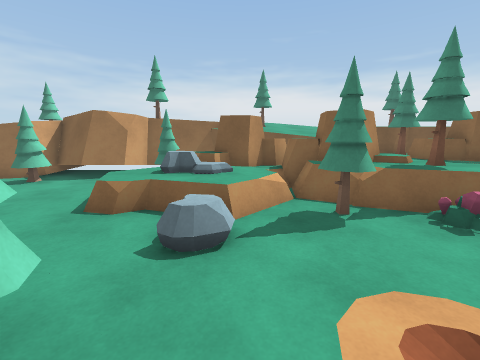
View 1 (above)

24 first-person views from a walk through a scene from a Unity 3-D project. The camera is 1.4 m above the floor, tilts 10° down and sees 90° across. The floor is counted in squares, 1 m on a side. Each view is taken from the middle of a square. On the plan, view 1 faces up. The plan holds only what a view shows up to about 13 squares ahead; the rest is blank. The place goes on beyond the plan. Some surface patterns are stand-ins.

View 2
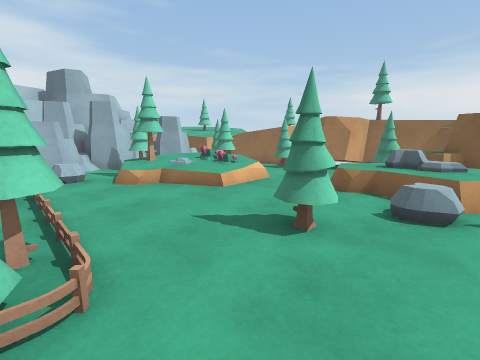

View 3
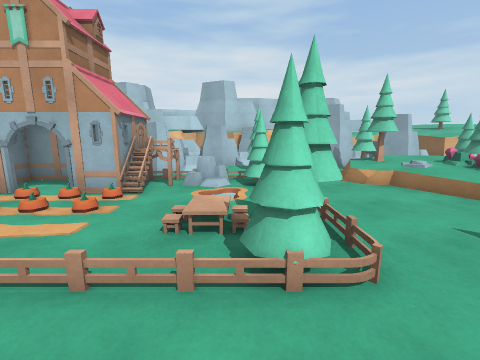

View 4
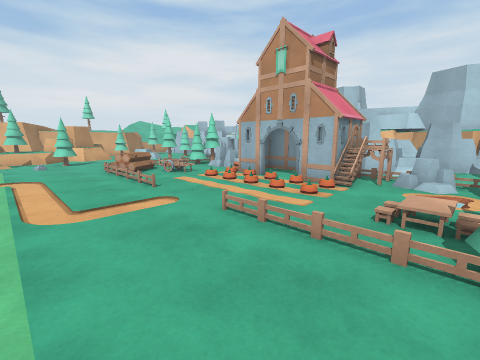

View 5
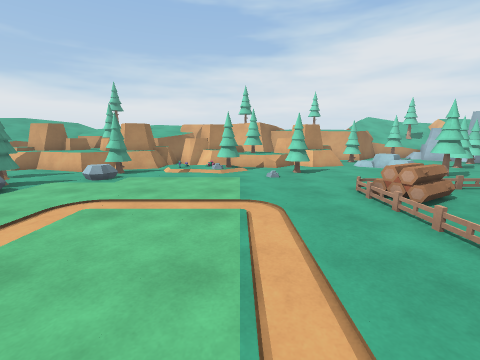

View 6
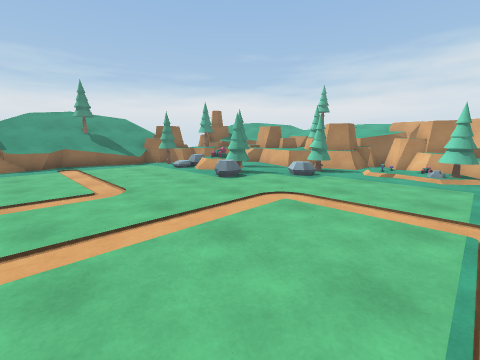

View 7
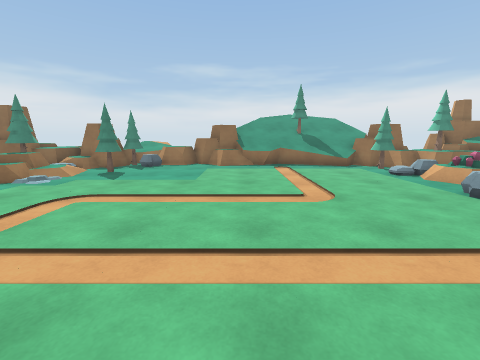

View 8
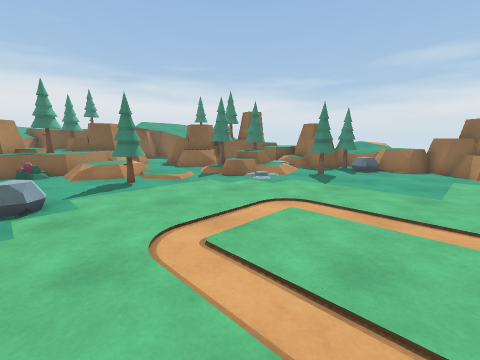

View 9
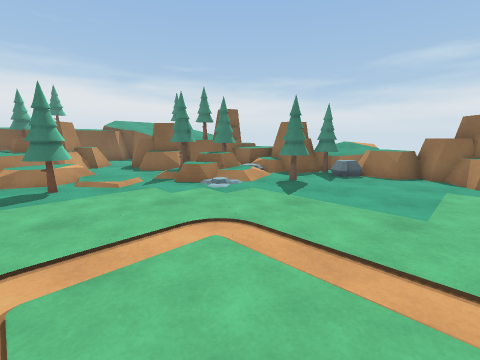

View 10
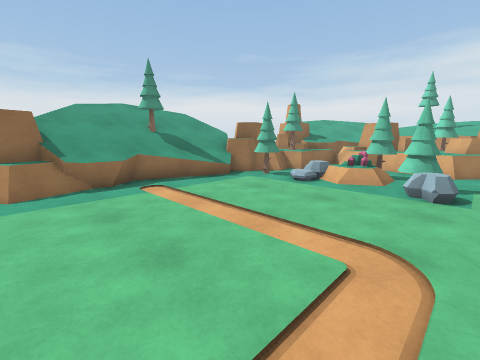

View 11
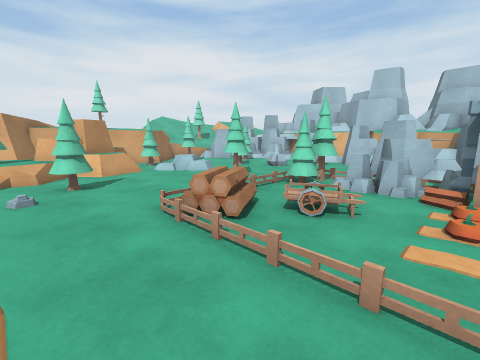

View 12
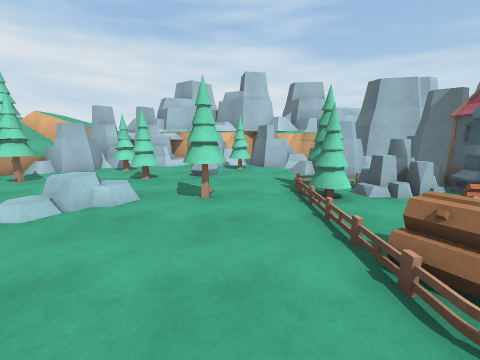

View 13
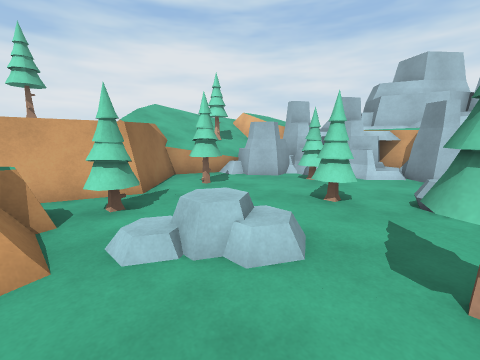

View 14
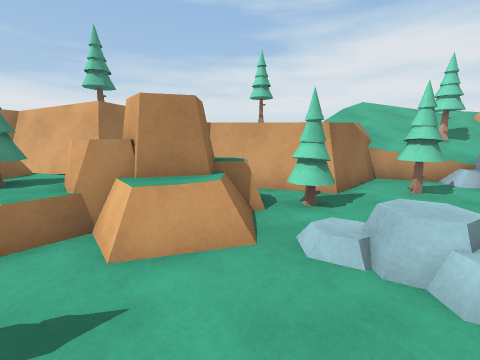

View 15
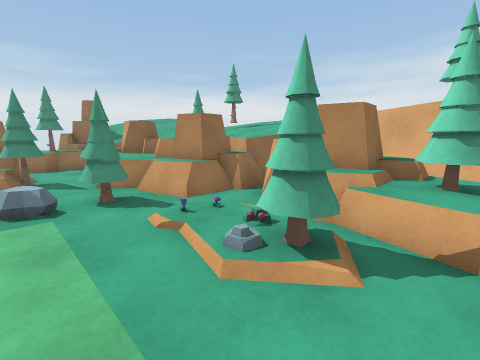

View 16
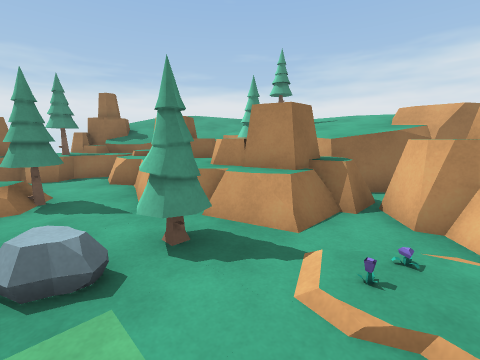

View 17
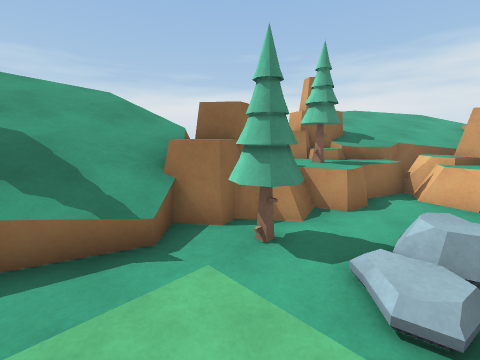

View 18
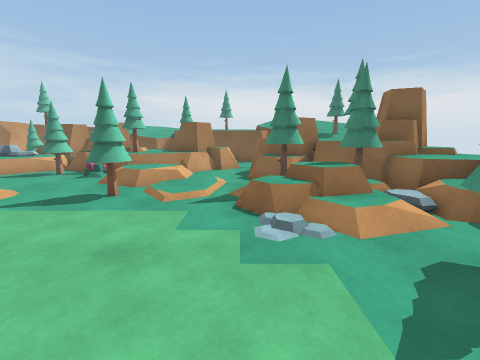

View 19
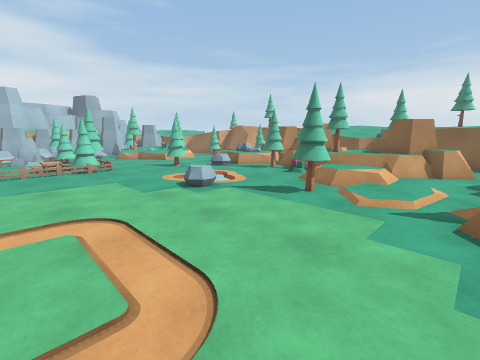

View 20
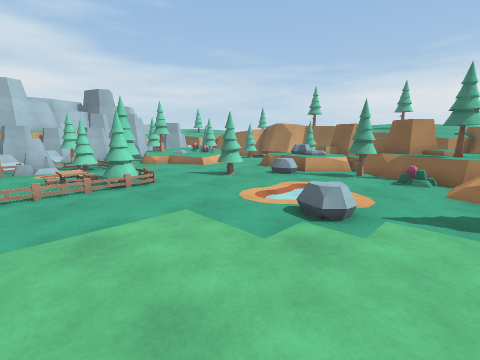

View 21
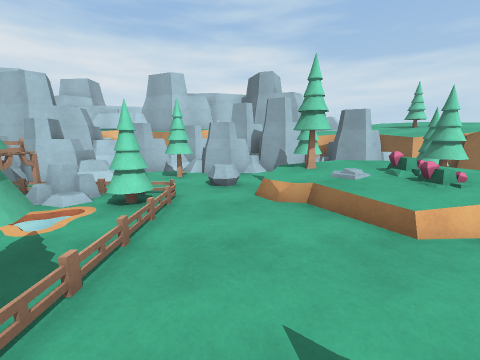

View 22
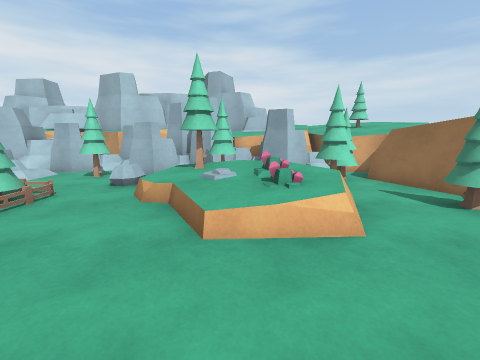

View 23
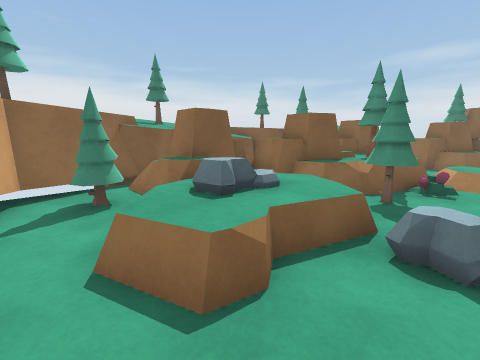

View 24
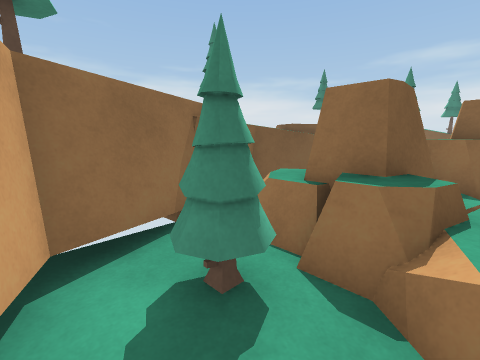

### Floor plan
Key: @ floor where view 1 was taken; # wall or solid block; . main floor; : floor 0.25 m higher than the main floor; + floor 0.5 m higher than the main floor; * floor 0.75 m higher than the main floor; / step, stairs or slope; = window, fence, low wall or low ledge; ^ raised ledge; v drop or lower ground; T tree; R rock; H house; F flower; C crystal; O other object.
Columns run from 15 left of view 1 to 19 right of it. Each row starts with its distance up from view 1.
 11   ^         ###^^^^^^
 10  ^^^    #  ###OO  #^##^^^
  9 T^^^^ ^#####TTOO O   T     ^
  8 ^^^^####TT#.TTOOOO  OO     ^^T
  7 ^^^#TT .T....RRROOOOOO O    ^^
  6  # OTTTT....RRRRROOT^OOOO
  5  # OO TT*:..RRRRRT=T^^O..OO R
  4  #OO      .....R.T.=/  ..OO T
  3   OOTT    ....OO..../  /.ORR  O
  2    #TTRT+....T......// :.T.R RRR
  1 O OO..R .....T......TT///TTTRRR
  0 O#OOO.O........@../..T../  T:RRO
 -1    OOOO...........O......  /OOO
 -2  O OTT..T..TT..............T.TTRRR
 -3 #OOOT...T../TT.............T.TTRRR
 -4 #  O//.RR../.................ORRR
 -5  +OO O.HH.....................RR
 -6  == OOOHHH....... ............OO
 -7 #### OOH.H....... ............OO
 -8    # O H.H....................///v
 -9    # O#H.H....................////
-10   ## O.HHH..................../////
-11 ### O..OR...................../TT//
-12 #=   O.OR..O.................//TT//
-13     OO.TR...O................//////
-14  OO//..TTT..O..........O.//.TOO///v
-15  OO....................TTCO.TOO /v
-16  O.T....T............O..TR..OOO
-17  O...O..TT....T......T..TT..RR
-18   O..O.......TT.TT:F.T.R....RTR
-19 #O...TT./O......TTF/OORRRRRRRRRR
-20 #OO...T. R:OOORRROO.O RRRR  RR
-21  O TT......OOORTT OOO  T   R^^R
-22   OO.....TTOO RTROO OORTT  ^^^
-23   OOO.TT.##   =#O  ##^^RR^^^^^
-24  #O O...#^^^^####### ^^^^ ^^^
-25  #^^^^^#      ^#  #  ^^^^  ^
-26  #^^T^^
-27   ^^^^^

Where each view was taken, in squares from view 1:
view 1: 0 up, 0 right, facing up
view 2: 2 down, 0 right, facing up-left
view 3: 3 down, 0 right, facing left
view 4: 3 down, 1 right, facing down-left
view 5: 8 down, 1 right, facing down
view 6: 8 down, 1 right, facing down-right
view 7: 8 down, 2 right, facing right
view 8: 7 down, 3 right, facing up-right
view 9: 7 down, 5 right, facing up-right
view 10: 7 down, 7 right, facing down-right
view 11: 10 down, 0 right, facing down-left
view 12: 16 down, 1 left, facing left
view 13: 17 down, 4 left, facing down-left
view 14: 17 down, 4 left, facing down
view 15: 16 down, 0 right, facing down-right
view 16: 16 down, 3 right, facing down-right
view 17: 12 down, 11 right, facing down-right
view 18: 5 down, 9 right, facing up
view 19: 5 down, 9 right, facing up-left
view 20: 5 down, 5 right, facing up-left
view 21: 0 up, 2 left, facing left
view 22: 3 up, 2 left, facing left
view 23: 3 up, 4 left, facing up-right
view 24: 7 up, 4 left, facing up-right
